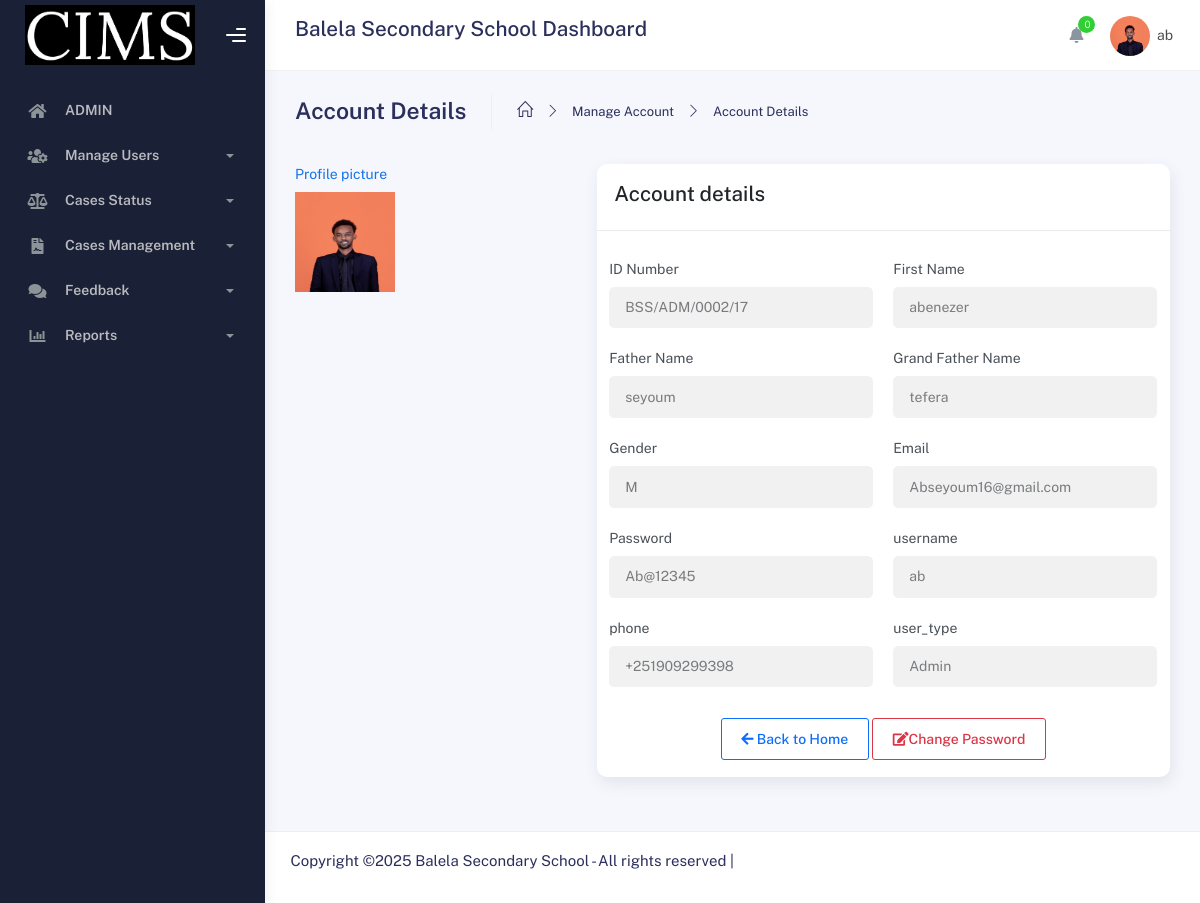
Before: /Admin/profile.php?uid=2 (signed in) with the older database file.
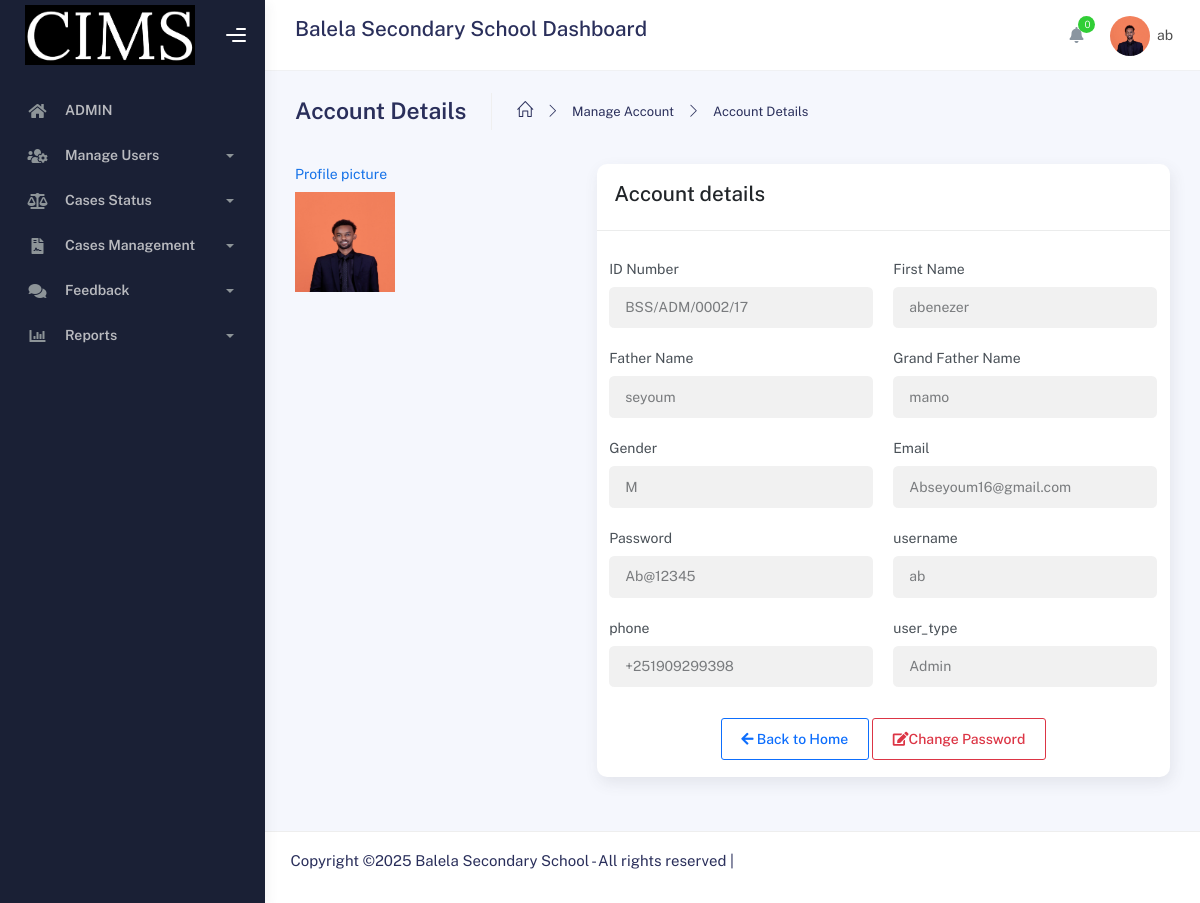
After: the same page with the newer database file.
### tables this page shows
CREATE TABLE IF NOT EXISTS `users` (
  `uid` int NOT NULL AUTO_INCREMENT,
  `idNumber` varchar(50) NOT NULL,
  `profile_picture` varchar(250) NOT NULL,
  `first_name` varchar(30) NOT NULL,
  `father_name` varchar(30) NOT NULL,
  `grandfather_name` varchar(30) NOT NULL,
  `gender` varchar(30) NOT NULL,
  `user_type` varchar(30) NOT NULL,
  `username` varchar(50) NOT NULL,
  `password` varchar(250) NOT NULL,
  `email` varchar(50) NOT NULL,
  `phone` varchar(50) NOT NULL,
  `user_status` int NOT NULL,
  PRIMARY KEY (`uid`)
);

CREATE TABLE IF NOT EXISTS `role_type` (
  `rid` int NOT NULL AUTO_INCREMENT,
  `role_name` varchar(50) NOT NULL,
  `abbreviation_name` varchar(30) NOT NULL,
  `description` text,
  `created_at` timestamp NULL DEFAULT CURRENT_TIMESTAMP,
  PRIMARY KEY (`rid`)
);

### connection/function.php (called while the page is built, shortened)
<?php
include 'connection.php';
function decryptPassword($encryptedPassword) {
    $key = hash('sha256', SECRET_KEY);
    $iv = substr(hash('sha256', SECRET_IV), 0, 16);
    return openssl_decrypt($encryptedPassword, ENCRYPT_METHOD, $key, 0, $iv);
}
function basics($data)
{
    $data = trim($data);
    $data = stripslashes($data);
    $data = htmlspecialchars($data);
    return $data;
}
function getUserByID($data)
{
    global $conn;
    $query = mysqli_query($conn, "SELECT * FROM users WHERE uid = '$data'");
    $result = mysqli_fetch_array($query);
    if ($result && isset($result["password"])) {
        $result["password"] = decryptPassword($result["password"]);
    }
    return $result;
}
function getRoleNameById($role_id) {
    global $conn;
    $role_id = (int)$role_id;
    $query = "SELECT role_name FROM role_type WHERE rid = $role_id LIMIT 1";
    $result = mysqli_query($conn, $query);
    if ($result && mysqli_num_rows($result) > 0) {
        $row = mysqli_fetch_assoc($result);
        return $row['role_name'];
    }
    return null;
}
?>

### Admin/profile.php (the view, shortened to what the changed rows need)
<?php
include('adminHeader.php');
?>
<div class="container">
  <div class="page-inner">
<?php
    if (isset($_GET["uid"])) {
      $uid = basics($_GET["uid"]);
      $userProfile = getUserByID($uid);
    } else {
      echo "<p>User ID not provided.</p>";
      include('footer.php');
      exit;
    }
?>
  <?php
  $profile = getUserByID($_SESSION["uid"]);
  $roleName = getRoleNameById($profile["user_type"]);
  if (isset($_SESSION["uid"])) {
  ?>
<div class="main-content">
 <section class="section">
  <div class="row">
    <div class="col-xl-4 col-lg-4">
    <label class="form-label text-primary">Profile picture</label>
    <div class="avatar-upload">
      <div class="avatar-preview">
        <div class="user-img">
<img class="profile-images" name="profile_picture" src="<?php echo $userProfile["profile_picture"]; ?>" alt="Profile Picture" width="100" height="100">
      </div>
    </div>
  </div>
</div>
<div class="col-8 col-sm-8 col-lg-8">
  <div class="card ">
<div class="card-header">
  <h4>Account details</h4>
</div>
<div class="card-body">
 <div class="row">
    <div class="form-group col-6">
      <label for="id_number">ID Number</label>
      <input id="id_number" type="text" class="form-control" name="idNumber" value="<?php echo $userProfile["idNumber"]; ?>" readonly />
    </div>
    <div class="form-group col-6">
      <label for="first_name">First Name</label>
      <input id="first_name" type="text" class="form-control" name="first_name" value="<?php echo $userProfile["first_name"]; ?>" readonly />
    </div>
  </div>
  <div class="row">
    <div class="form-group col-6">
      <label for="father_name">Father Name</label>
      <input id="father_name" type="text" class="form-control" name="father_name" autofocus value="<?php echo $userProfile["father_name"]; ?>" readonly />
    </div>
    <div class="form-group col-6">
      <label for="grand_father_name">Grand Father Name</label>
      <input id="grand_father_name" type="text" class="form-control" name="grand_father_name" value="<?php echo $userProfile["grandfather_name"]; ?>" readonly />
    </div>
  </div>
  <div class="row">
    <div class="form-group col-6">
      <label for="gender">Gender</label>
      <input type="text" class="form-control" value="<?php echo $userProfile["gender"]; ?>" readonly />
    </div>
    <div class="form-group col-6">
      <label for="Email">Email</label>
      <input id="Email" type="text" class="form-control" name="email" value="<?php echo $userProfile["email"]; ?>" readonly />
    </div>
  </div>
  <div class="row">
    <div class="form-group col-6">
      <label for="password" class="d-block">Password</label>
      <input id="password" type="text" class="form-control pwstrength" name="password" value="<?php echo $userProfile["password"]; ?>" readonly />
    </div>
    <div class="form-group col-6">
      <label for="username">username</label>
      <input id="username" type="text" class="form-control" name="username" value="<?php echo $userProfile["username"]; ?>" readonly />
    </div>
    <div class="form-group col-6">
       <label for="phone">phone</label>
       <input type="text" class="form-control" value="<?php echo $userProfile["phone"]; ?>" readonly />
     </div>
    <div class="form-group col-6">
      <label for="user_type">user_type</label>
      <input type="text" class="form-control" value="<?php echo $roleName; ?>" readonly />
    </div>
         <div class="text-center mt-4">
                <a href="admin.php" class="btn btn-outline-primary">
                    <i class="fa fa-arrow-left"></i> Back to Home
                </a>
                 <a href="change_password.php?uid=<?php echo $userProfile['uid']; ?>" class="btn btn-outline-danger">
                    <i class="fa fa-edit"></i>Change Password
                </a>
            </div>
      </div>
    </div>
  </div>
 </div>
</div>
</section>
      </div>
    </div>
  </div>
<?php
  } else {
  }
?>
<?php
include('footer.php');
?>

### Admin/adminHeader.php (shortened to what the changed rows need)
<?php
include '../connection/connection.php';
include '../connection/function.php';
?>
<!DOCTYPE html>
<html lang="en">
<head>
	<link rel="stylesheet" href="../assets/css/bootstrap.min.css">
	<link rel="stylesheet" href="../assets/css/plugins.min.css">
	<link rel="stylesheet" href="../assets/css/kaiadmin.min.css">
</head>
<body>
<div class="wrapper">
<div class="main-panel">
	<div class="main-header">
		<?php
$profile = getUserByID($_SESSION["uid"]);
$roleName = getRoleNameById($profile["user_type"]);
if (isset($_SESSION["uid"]) and ($roleName == "Admin")) {
?>
<nav class="navbar navbar-header navbar-header-transparent navbar-expand-lg border-bottom">
  <div class="container-fluid">
	<div class="input-group">
	  <div class="input-group-prepend">
		<h4>Balela Secondary School Dashboard </h4></div>
	    <ul class="navbar-nav topbar-nav ms-md-auto align-items-center">
<ul class="navbar-nav topbar-nav ms-md-auto align-items-center">
 <li class="nav-item topbar-icon dropdown hidden-caret">
  <a class="nav-link dropdown-toggle" href="#" id="notifDropdown" role="button" data-bs-toggle="dropdown" aria-haspopup="true" aria-expanded="false">
   <i class="fa fa-bell"></i><span class="notification" id="notifCount">0</span></a>
	</li>
<li class="nav-item topbar-user dropdown hidden-caret">
 <a class="dropdown-toggle profile-pic" data-bs-toggle="dropdown" href="#" aria-expanded="false">
    <div class="avatar-sm"><img class="profile-img" src="<?php echo $profile["profile_picture"]; ?>"
	       alt="Profile Picture" width="100" height="100"></div>
    <span class="profile-username"><span class="op-7"><?php echo "$profile[username]";?></span></span></span>
 </a>
				</li>
			</ul>
		</div>
	</nav>
</div>
<?php
} else {
}
?>

Changed rows visible on the page:
changed users "ab": grand_father_name "tefera" → "mamo"
